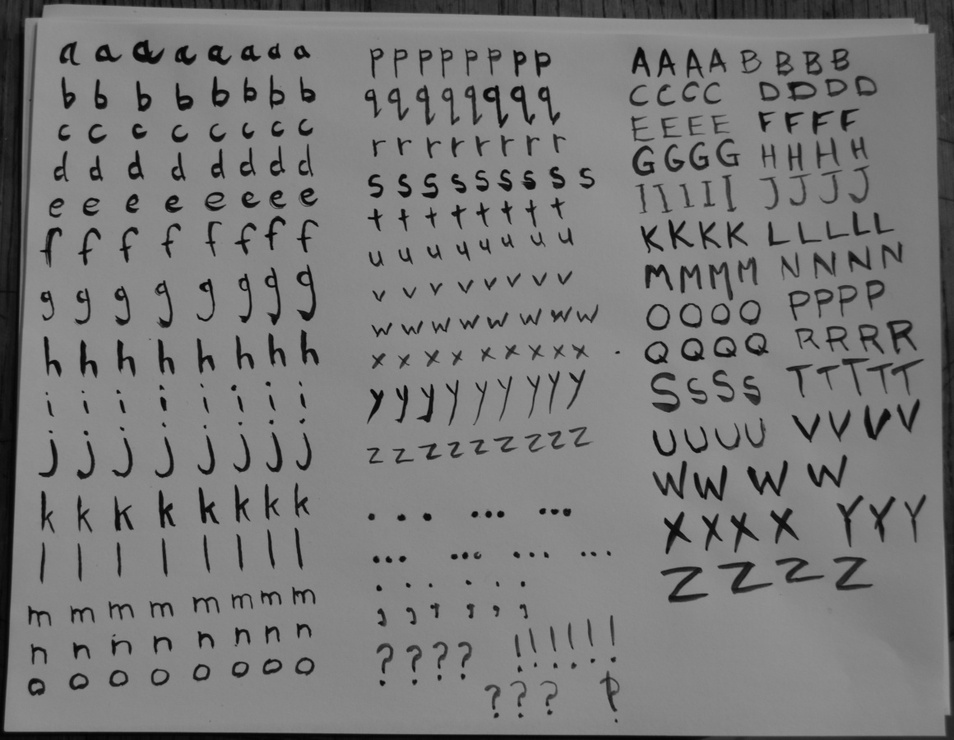
#> input picture alphabets/handwriting_reader/letterz/letterz0.jpg, 954 x 740 px, shrunk from 1160 x 900 before the run; its folder holds only this picture in this run
$ python squaring.py
#> lines starting #> are read from the running program, lines starting #| are printed output that depends on the picture
import cv2
import numpy as np
#import module to read files from directory
import os


def squareD():
#    get the files
    letters = os.listdir('./letterz')
    count = 0
#    os.mkdir("./letterz/square/")

    for image in letters:
        img = cv2.imread("./letterz/"+image)
#> img is the input picture: shape (740, 954, 3); min 2, max 151, mean 121.1
        cv2.imshow('letter',img)
        cv2.waitKey(0)
        cv2.destroyAllWindows()
        i = cv2.cvtColor(img, cv2.COLOR_BGR2GRAY)

        if i.shape[0] > i.shape[1]:
            new_blank = np.zeros((i.shape[0],i.shape[0]-i.shape[1]), np.uint8)
            new_blank[:] = (255)
            cv2.imshow('Blank White', new_blank)
            new_image = np.hstack((i,new_blank))

        else:
            new_blank = np.zeros((i.shape[1]-i.shape[0],i.shape[1]), np.uint8)
            new_blank[:] = (255)
            cv2.imshow('Blank White', new_blank)
            new_image = np.vstack((i,new_blank))
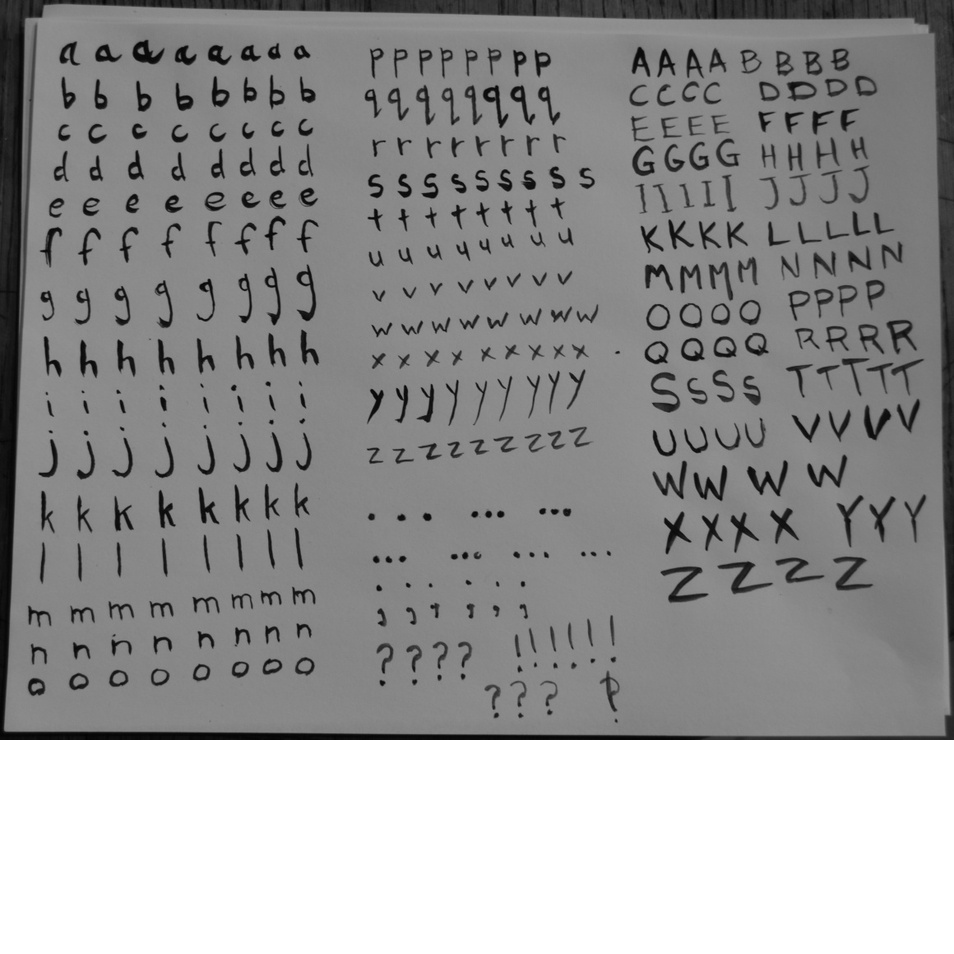
#> new_image: shape (954, 954); min 2, max 255, mean 151.1

        cv2.imshow('combined', new_image)

        cv2.imwrite("./letters/square/letter"+str(count)+".jpg",new_image)
        count+=1
    cv2.waitKey(0)

    cv2.destroyAllWindows()


def blankImage(h,w):

    pass
    #blank_image[:,0:width//2] = (255,0,0)      # (B, G, R)
    #blank_image[:,width//2:width] = (0,255,0)


if __name__ == "__main__":
    squareD()

$ run again, on alphabets/handwriting_reader/letterz/letterz34.jpg
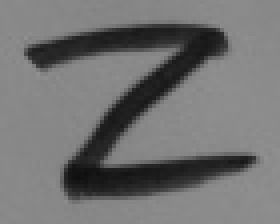
#> input picture alphabets/handwriting_reader/letterz/letterz34.jpg, 70 x 56 px (shown 4 times larger)
#> in squareD, img is the input picture: shape (56, 70, 3); min 15, max 144, mean 113.7
#> in squareD, `new_image = np.vstack((i,new_blank))`:
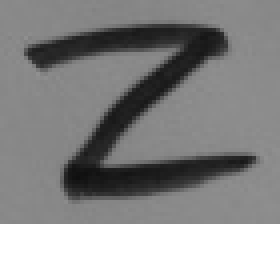
#> new_image: shape (70, 70) (shown 4 times larger); min 15, max 255, mean 142
